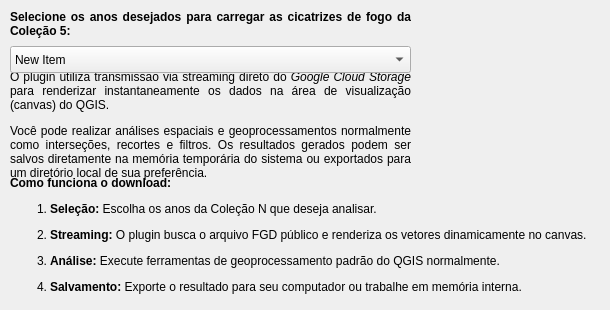
   <widget class="QWidget" name="Download_tab">
    <attribute name="title">
     <string>Download cicatrizes de queimmada</string>
    </attribute>
    <widget class="QLabel" name="Download_icon">
     <property name="geometry">
      <rect>
       <x>430</x>
       <y>46</y>
       <width>160</width>
       <height>160</height>
      </rect>
     </property>
     <property name="text">
      <string/>
     </property>
     <property name="pixmap">
      <pixmap resource="resources.qrc">:/plugins/MapBiomas_fogo/geometry_donwload.png</pixmap>
     </property>
     <property name="scaledContents">
      <bool>true</bool>
     </property>
    </widget>
    <widget class="QLabel" name="Descriotion_download">
     <property name="geometry">
      <rect>
       <x>10</x>
       <y>70</y>
       <width>401</width>
       <height>111</height>
      </rect>
     </property>
     <property name="text">
      <string>&lt;html&gt;&lt;head/&gt;&lt;body&gt;&lt;p&gt;O plugin utiliza transmissão via streaming direto do &lt;span style=&quot; font-style:italic;&quot;&gt;Google Cloud Storage&lt;/span&gt; para renderizar instantaneamente os dados na área de visualização (canvas) do QGIS.&lt;/p&gt;&lt;p&gt;Você pode realizar análises espaciais e geoprocessamentos normalmente como interseções, recortes e filtros. Os resultados gerados podem ser salvos diretamente na memória temporária do sistema ou exportados para um diretório local de sua preferência.&lt;/p&gt;&lt;/body&gt;&lt;/html&gt;</string>
     </property>
     <property name="alignment">
      <set>Qt::AlignJustify|Qt::AlignVCenter</set>
     </property>
     <property name="wordWrap">
      <bool>true</bool>
     </property>
    </widget>
    <widget class="QLabel" name="Descriotion_download_2">
     <property name="geometry">
      <rect>
       <x>10</x>
       <y>170</y>
       <width>591</width>
       <height>131</height>
      </rect>
     </property>
     <property name="text">
      <string>&lt;html&gt;&lt;head/&gt;&lt;body&gt;&lt;p&gt;&lt;span style=&quot; font-weight:600;&quot;&gt;Como funciona o download:&lt;/span&gt;&lt;/p&gt;&lt;ol style=&quot;margin-top: 0px; margin-bottom: 0px; margin-left: 0px; margin-right: 0px; -qt-list-indent: 1;&quot;&gt;&lt;li style=&quot; margin-top:12px; margin-bottom:12px; margin-left:0px; margin-right:0px; -qt-block-indent:0; text-indent:0px;&quot;&gt;&lt;span style=&quot; font-weight:600;&quot;&gt;Seleção:&lt;/span&gt; Escolha os anos da Coleção N que deseja analisar.&lt;/li&gt;&lt;li style=&quot; margin-top:12px; margin-bottom:12px; margin-left:0px; margin-right:0px; -qt-block-indent:0; text-indent:0px;&quot;&gt;&lt;span style=&quot; font-weight:600;&quot;&gt;Streaming:&lt;/span&gt; O plugin busca o arquivo FGD público e renderiza os vetores dinamicamente no canvas.&lt;/li&gt;&lt;li style=&quot; margin-top:12px; margin-bottom:12px; margin-left:0px; margin-right:0px; -qt-block-indent:0; text-indent:0px;&quot;&gt;&lt;span style=&quot; font-weight:600;&quot;&gt;Análise:&lt;/span&gt; Execute ferramentas de geoprocessamento padrão do QGIS normalmente.&lt;/li&gt;&lt;li style=&quot; margin-top:12px; margin-bottom:12px; margin-left:0px; margin-right:0px; -qt-block-indent:0; text-indent:0px;&quot;&gt;&lt;span style=&quot; font-weight:600;&quot;&gt;Salvamento:&lt;/span&gt; Exporte o resultado para seu computador ou trabalhe em memória interna.&lt;/li&gt;&lt;/ol&gt;&lt;/body&gt;&lt;/html&gt;</string>
     </property>
     <property name="alignment">
      <set>Qt::AlignJustify|Qt::AlignVCenter</set>
     </property>
     <property name="wordWrap">
      <bool>true</bool>
     </property>
    </widget>
    <widget class="QLabel" name="Descriotion_download_3">
     <property name="geometry">
      <rect>
       <x>10</x>
       <y>4</y>
       <width>401</width>
       <height>41</height>
      </rect>
     </property>
     <property name="text">
      <string>&lt;html&gt;&lt;head/&gt;&lt;body&gt;&lt;p&gt;&lt;span style=&quot; font-weight:600;&quot;&gt;Selecione os anos desejados para carregar as cicatrizes de fogo da Coleção 5:&lt;/span&gt;&lt;/p&gt;&lt;/body&gt;&lt;/html&gt;</string>
     </property>
     <property name="alignment">
      <set>Qt::AlignJustify|Qt::AlignVCenter</set>
     </property>
     <property name="wordWrap">
      <bool>true</bool>
     </property>
    </widget>
    <widget class="QgsCheckableComboBox" name="mComboBox">
     <property name="geometry">
      <rect>
       <x>10</x>
       <y>46</y>
       <width>401</width>
       <height>27</height>
      </rect>
     </property>
     <item>
      <property name="text">
       <string>New Item</string>
      </property>
     </item>
    </widget>
   </widget>
